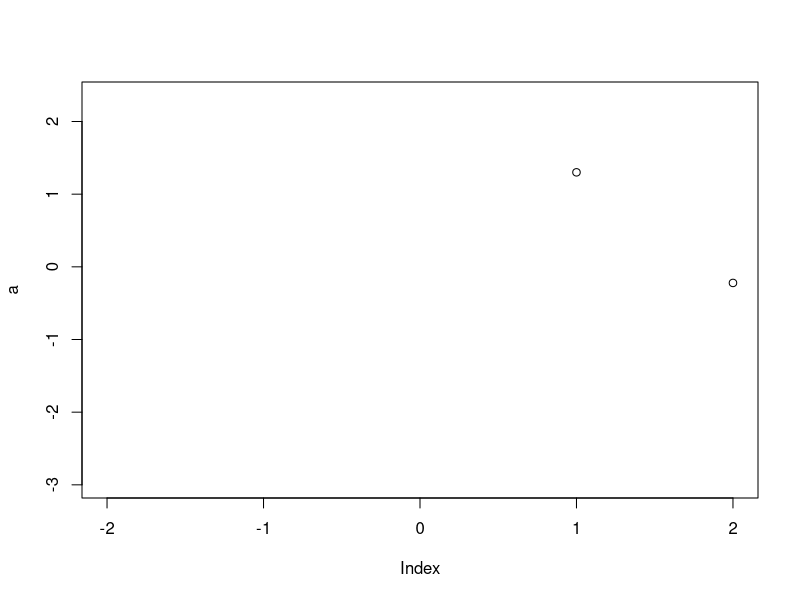

Generate this figure with R:
#this is just a test script

a<-rnorm(100)
plot(a, xlim=c(-2,2))

#for the first time I had to do: Tools-Shell-git push -u origin master
#from now on I can push using R studio right?
